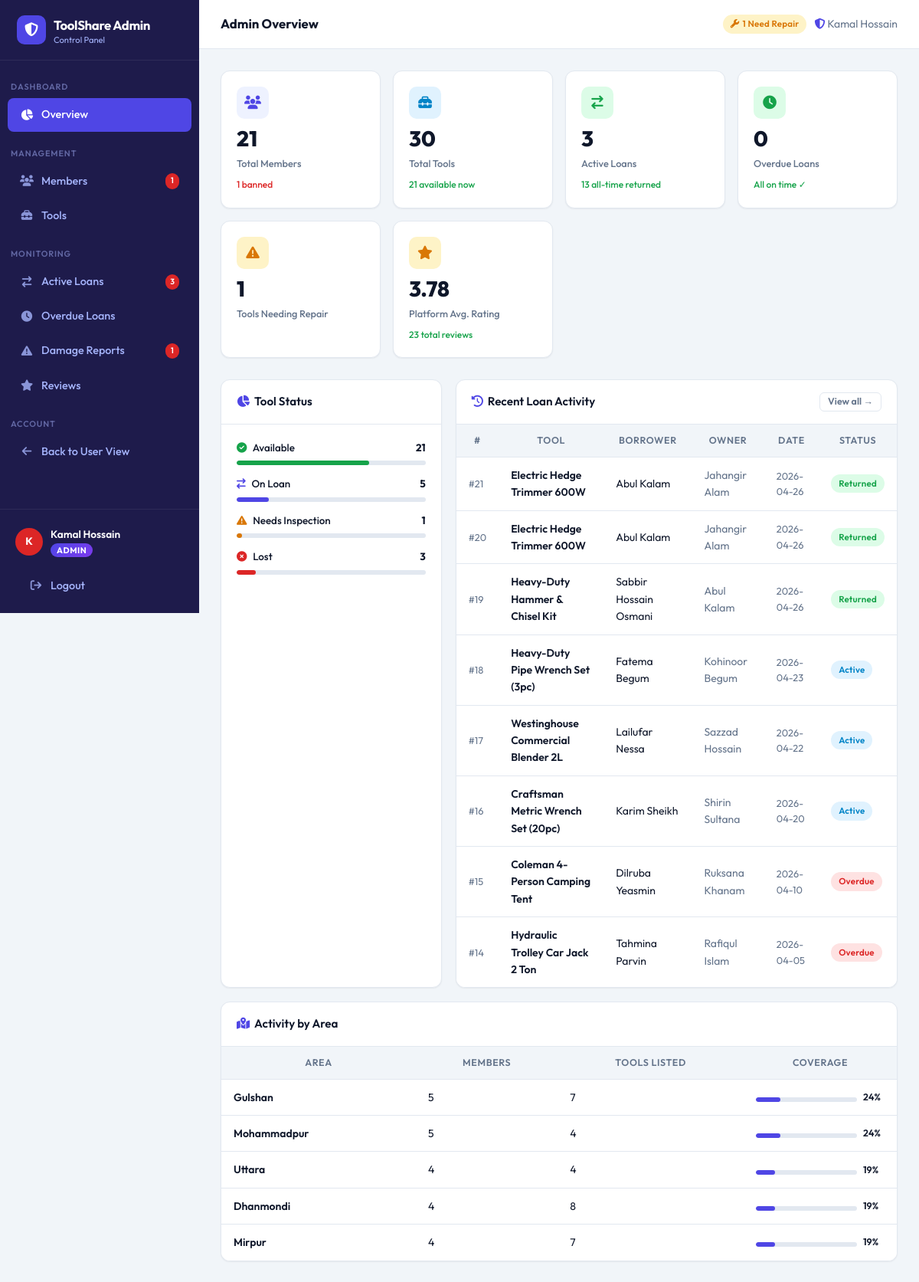
Page /admin_dashboard.php (signed in) on the committed database.
### tables this page shows
CREATE TABLE `loan_record` (
  `loan_id` int(11) NOT NULL AUTO_INCREMENT,
  `tool_id` int(11) NOT NULL,
  `borrower_id` int(11) NOT NULL,
  `req_id` int(11) DEFAULT NULL,
  `loan_date` date NOT NULL DEFAULT (curdate()),
  `expected_return` date NOT NULL,
  `status` enum('Active','Returned','Overdue','Lost') DEFAULT 'Active',
  PRIMARY KEY (`loan_id`),
  CONSTRAINT `loan_record_ibfk_1` FOREIGN KEY (`tool_id`) REFERENCES `tool` (`tool_id`),
  CONSTRAINT `loan_record_ibfk_2` FOREIGN KEY (`borrower_id`) REFERENCES `member` (`member_id`),
  CONSTRAINT `loan_record_ibfk_3` FOREIGN KEY (`req_id`) REFERENCES `borrow_request` (`req_id`)
);

CREATE TABLE `tool` (
  `tool_id` int(11) NOT NULL AUTO_INCREMENT,
  `owner_id` int(11) NOT NULL,
  `category_id` int(11) NOT NULL,
  `name` varchar(200) NOT NULL,
  `condition` enum('New','Good','Fair','Needs Inspection') DEFAULT 'Good',
  `status` enum('Available','On Loan','Needs Inspection','Lost') DEFAULT 'Available',
  `description` text DEFAULT NULL,
  `created_at` datetime DEFAULT current_timestamp(),
  PRIMARY KEY (`tool_id`),
  CONSTRAINT `tool_ibfk_1` FOREIGN KEY (`owner_id`) REFERENCES `member` (`member_id`),
  CONSTRAINT `tool_ibfk_2` FOREIGN KEY (`category_id`) REFERENCES `category` (`category_id`)
);

CREATE TABLE `member` (
  `member_id` int(11) NOT NULL AUTO_INCREMENT,
  `name` varchar(150) NOT NULL,
  `email` varchar(150) NOT NULL,
  `phone` varchar(20) DEFAULT NULL,
  `password` varchar(255) NOT NULL,
  `area_id` int(11) NOT NULL,
  `avg_rating` decimal(3,2) DEFAULT 0.00,
  `total_loans` int(11) DEFAULT 0,
  `is_banned` tinyint(1) NOT NULL DEFAULT 0,
  `profile_bio` text DEFAULT NULL,
  `role` enum('Admin','Member') DEFAULT 'Member',
  `created_at` datetime DEFAULT current_timestamp(),
  PRIMARY KEY (`member_id`),
  UNIQUE KEY `email` (`email`),
  CONSTRAINT `member_ibfk_1` FOREIGN KEY (`area_id`) REFERENCES `area` (`area_id`)
);

### admin_dashboard.php (the view, shortened to what the rows shown need)
    <?php
    require_once 'db.php';
    $section = $_GET['section'] ?? 'overview';
    ?>
    <!DOCTYPE html>
    <html lang="en">
    <head>
        <link rel="stylesheet" href="assets/style.css">
        <link rel="stylesheet" href="https://cdnjs.cloudflare.com/ajax/libs/font-awesome/6.5.0/css/all.min.css">
    </head>
    <body>
        <div class="layout">
            <div class="main">
                <div class="page-content fade-in">
                    <?php if ($section === 'overview'): ?>
                        <?php
                        $recent_activity = fetchAll("
    SELECT lr.loan_id, lr.loan_date, lr.status,
           t.name AS tool, m.name AS borrower,
           own.name AS owner
    FROM Loan_Record lr
    JOIN Tool t   ON lr.tool_id=t.tool_id
    JOIN Member m  ON lr.borrower_id=m.member_id
    JOIN Member own ON t.owner_id=own.member_id
    ORDER BY lr.loan_id DESC LIMIT 8
");
                        ?>
                        <div style="display:grid;grid-template-columns:1fr 2fr;gap:18px;margin-bottom:18px;">
                            <div class="card">
                                <div class="table-wrap" style="border:none;border-radius:0;">
                                    <table>
                                        <thead>
                                            <tr>
                                                <th>#</th>
                                                <th>Tool</th>
                                                <th>Borrower</th>
                                                <th>Owner</th>
                                                <th>Date</th>
                                                <th>Status</th>
                                            </tr>
                                        </thead>
                                        <tbody>
                                            <?php foreach ($recent_activity as $ra): ?>
                                                <tr>
                                                    <td style="color:var(--text-muted);font-size:.8rem;">#<?= $ra['loan_id'] ?></td>
                                                    <td style="font-weight:600;"><?= htmlspecialchars($ra['tool']) ?></td>
                                                    <td><?= htmlspecialchars($ra['borrower']) ?></td>
                                                    <td style="color:var(--text-muted);"><?= htmlspecialchars($ra['owner']) ?></td>
                                                    <td style="font-size:.8rem;color:var(--text-muted);"><?= $ra['loan_date'] ?></td>
                                                    <td><?= badge($ra['status']) ?></td>
                                                </tr>
                                            <?php endforeach; ?>
                                        </tbody>
                                    </table>
                                </div>
                            </div>
                        </div>
                        <div class="card">
                            <div class="table-wrap" style="border:none;border-radius:0;">
                                <table>
                                    <thead>
                                        <tr>
                                            <th>Area</th>
                                            <th>Members</th>
                                            <th>Tools Listed</th>
                                            <th>Coverage</th>
                                        </tr>
                                    </thead>
                                </table>
                            </div>
                        </div>
                    <?php endif; ?>
                </div>
            </div>
        </div>
    </body>
    </html>

### db.php (shortened to what the rows shown need)
<?php
$conn = mysqli_connect(DB_HOST, DB_USER, DB_PASS, DB_NAME);
mysqli_set_charset($conn, 'utf8mb4');
function q($sql)
{
    global $conn;
    $r = mysqli_query($conn, $sql);
    return $r;
}
function fetchAll($sql)
{
    $result = q($sql);
    $rows = [];
    while ($row = mysqli_fetch_assoc($result)) $rows[] = $row;
    return $rows;
}
function badge($status)
{
    $map = [
        'Available'        => 'badge-success',
        'On Loan'          => 'badge-primary',
        'Needs Inspection' => 'badge-warning',
        'Lost'             => 'badge-danger',
        'Active'           => 'badge-info',
        'Returned'         => 'badge-success',
        'Overdue'          => 'badge-danger',
        'Pending'          => 'badge-warning',
        'Approved'         => 'badge-success',
        'Rejected'         => 'badge-danger',
        'Cancelled'        => 'badge-muted',
        'New'              => 'badge-info',
        'Good'             => 'badge-success',
        'Fair'             => 'badge-warning',
        'Damaged'          => 'badge-danger',
        'Minor'            => 'badge-warning',
        'Moderate'         => 'badge-orange',
        'Severe'           => 'badge-danger',
    ];
    $cls = $map[$status] ?? 'badge-muted';
    return "<span class='badge {$cls}'>" . htmlspecialchars($status) . "</span>";
}

### rows in the picture
loan_record: loan_id "21", tool.name "Electric Hedge Trimmer 600W", borrower.name "Abul Kalam", member.name "Jahangir Alam", loan_date "2026-04-26", status "Returned"
loan_record: loan_id "20", tool.name "Electric Hedge Trimmer 600W", borrower.name "Abul Kalam", member.name "Jahangir Alam", loan_date "2026-04-26", status "Returned"
loan_record: loan_id "19", tool.name "Heavy-Duty Hammer & Chisel Kit", borrower.name "Sabbir Hossain Osmani", member.name "Abul Kalam", loan_date "2026-04-26", status "Returned"
loan_record: loan_id "18", tool.name "Heavy-Duty Pipe Wrench Set (3pc)", borrower.name "Fatema Begum", member.name "Kohinoor Begum", loan_date "2026-04-23", status "Active"
loan_record: loan_id "17", tool.name "Westinghouse Commercial Blender 2L", borrower.name "Lailufar Nessa", member.name "Sazzad Hossain", loan_date "2026-04-22", status "Active"
loan_record: loan_id "16", tool.name "Craftsman Metric Wrench Set (20pc)", borrower.name "Karim Sheikh", member.name "Shirin Sultana", loan_date "2026-04-20", status "Active"
loan_record: loan_id "15", tool.name "Coleman 4-Person Camping Tent", borrower.name "Dilruba Yeasmin", member.name "Ruksana Khanam", loan_date "2026-04-10", status "Overdue"
loan_record: loan_id "14", tool.name "Hydraulic Trolley Car Jack 2 Ton", borrower.name "Tahmina Parvin", member.name "Rafiqul Islam", loan_date "2026-04-05", status "Overdue"

### other values in the picture
$stat_banned "1"
$stat_loans "3"
$stat_damage "1"
substr($_SESSION['name'], 0, 1) "K"
$_SESSION['name'] "Kamal Hossain"
$pageTitle "Admin Overview"
$stat_members "21"
$stat_tools "30"
$stat_available "21"
$stat_returned "13"
$stat_overdue "0"
$platform_rating "3.78"
$stat_reviews "23"
$s['label'] "Available"
$s['count'] "21"
